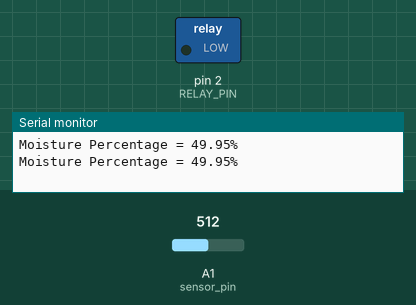
Simulated run of this sketch. Board: Arduino Uno, built with avr-gcc and run on an emulated ATmega328P. On the bench: switched loads named in the sketch (green lamp = pin HIGH), the last lines printed to the serial monitor. The test bench sets the inputs (shaded band); at power-on: A1 (sensor_pin) = 512.

Above: at 1.8 s.
1.9 s: A1 (sensor_pin) set to 811
4.2 s: A1 (sensor_pin) set to 834
At 7.2 s:
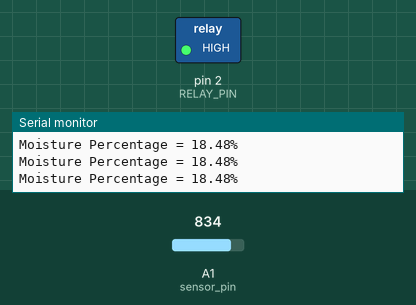
7.5 s: A1 (sensor_pin) set to 716
At 9.8 s:
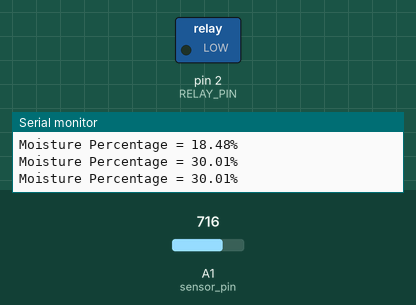
10.5 s: A1 (sensor_pin) set to 900
At 13.4 s:
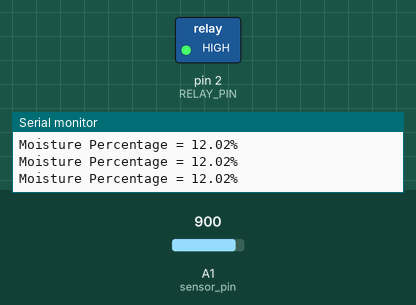
Timing chart, 0 to 14.5 s (numbered marks = the images above; inputs shaded):
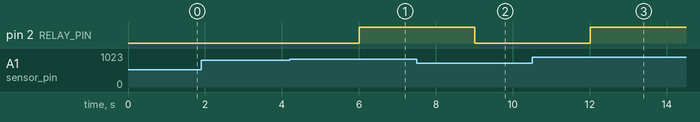

The sketch:

yjghjgyuhjgjh.ino
```cpp
#define RELAY_PIN 2
const int sensor_pin = A1;

void setup() {
  pinMode(RELAY_PIN,OUTPUT);
  Serial.begin(9600);
}

void loop() {
  float moisture_percentage;
  int sensor_analog;
  sensor_analog = analogRead(sensor_pin);
  moisture_percentage = ( 100 - ( (sensor_analog/1023.00) * 100 ) );
  Serial.print("Moisture Percentage = ");
  Serial.print(moisture_percentage);
  Serial.print("%\n\n");
  delay(1000);

if (moisture_percentage>20)
{
digitalWrite(RELAY_PIN,LOW);

}
else{
digitalWrite(RELAY_PIN,HIGH);
}
}
```

Measured:
- the behaviour switches between 818 and 819 on A1 (sensor_pin) (found by bisection; images 0 and 1)
- after the input at 4.2 s, pin 2 (RELAY_PIN): LOW → HIGH after 1.8 s
- after the input at 7.5 s, pin 2 (RELAY_PIN): HIGH → LOW after 1.5 s
- after the input at 10.5 s, pin 2 (RELAY_PIN): LOW → HIGH after 1.5 s
